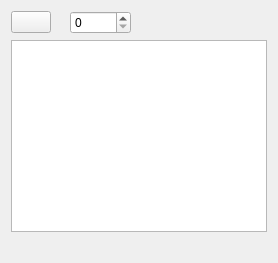
<?xml version="1.0" encoding="UTF-8"?>
<ui version="4.0">
 <class>AccountsPage</class>
 <widget class="QWidget" name="AccountsPage">
  <layout class="QVBoxLayout" name="pageLayout">
   <item>
    <layout class="QHBoxLayout" name="toolLayout">
     <item>
      <widget class="QPushButton" name="refreshButton"/>
     </item>
     <item>
      <widget class="QLabel" name="autoIntervalLabel"/>
     </item>
     <item>
      <widget class="QSpinBox" name="autoIntervalSpin">
       <property name="maximum">
        <number>86400</number>
       </property>
      </widget>
     </item>
     <item>
      <widget class="QLabel" name="summaryLabel"/>
     </item>
     <item>
      <spacer name="toolSpacer">
       <property name="orientation">
        <enum>Qt::Horizontal</enum>
       </property>
       <property name="sizeHint" stdset="0">
        <size>
         <width>40</width>
         <height>20</height>
        </size>
       </property>
      </spacer>
     </item>
    </layout>
   </item>
   <item>
    <widget class="QTableWidget" name="accountsTable">
     <property name="editTriggers">
      <set>QAbstractItemView::NoEditTriggers</set>
     </property>
     <property name="selectionBehavior">
      <enum>QAbstractItemView::SelectRows</enum>
     </property>
    </widget>
   </item>
   <item>
    <widget class="QLabel" name="messageLabel">
     <property name="wordWrap">
      <bool>true</bool>
     </property>
    </widget>
   </item>
  </layout>
 </widget>
 <resources/>
 <connections/>
</ui>
